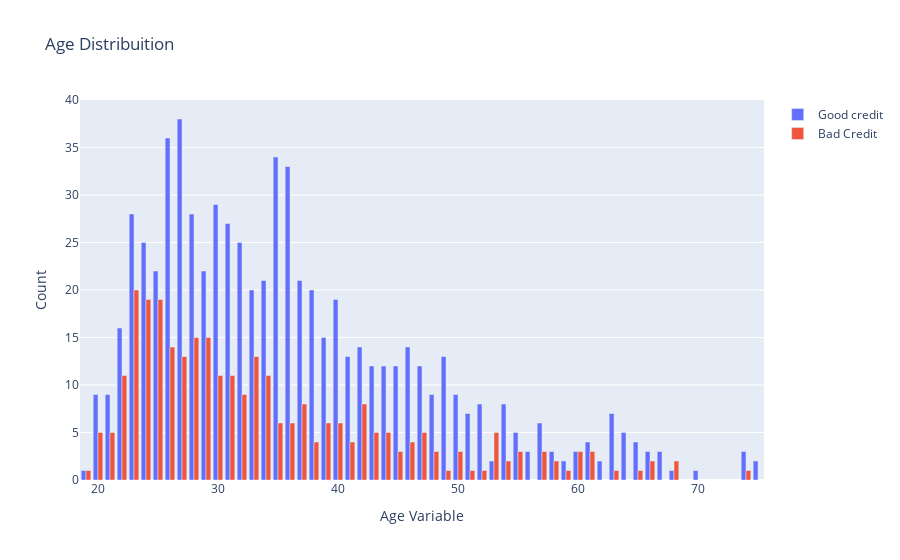

Notebook code cell kept with this figure:
### Markdown cell above
# 4.1. Relationship between Age and Risk

### Code cell
#First plot
trace0 = go.Bar(
    x = df_credit[df_credit["Risk"]== 'good']["Age"].value_counts().index.values,
    y = df_credit[df_credit["Risk"]== 'good']["Age"].value_counts().values,
    name='Good credit'
)

#Second plot
trace1 = go.Bar(
    x = df_credit[df_credit["Risk"]== 'bad']["Age"].value_counts().index.values,
    y = df_credit[df_credit["Risk"]== 'bad']["Age"].value_counts().values,
    name="Bad Credit"
)

data = [trace0, trace1]

layout = go.Layout(
    yaxis=dict(title='Count'),
    xaxis=dict(title='Age Variable'),
    title='Age Distribuition'
)


fig = go.Figure(data=data, layout=layout)

py.iplot(fig, filename='Age-Grouped')

### Figure 1 — Plotly figure (JSON) as saved in the notebook; plotly's stock layout.template omitted (floating-point values rounded to 4 significant figures)
{"data": [{"name": "Good credit", "type": "bar", "x": [27, 26, 35, 36, 30, 28, 23, 31, 32, 24, 25, 29, 34, 37, 33, 38, 40, 22, 39, 46, 42, 49, 41, 43, 44, 45, 47, 20, 48, 50, 21, 52, 54, 51, 63, 57, 55, 64, 61, 65, 60, 74, 67, 56, 58, 66, 75, 62, 53, 59, 68, 70, 19], "y": [38, 36, 34, 33, 29, 28, 28, 27, 25, 25, 22, 22, 21, 21, 20, 20, 19, 16, 15, 14, 14, 13, 13, 12, 12, 12, 12, 9, 9, 9, 9, 8, 8, 7, 7, 6, 5, 5, 4, 4, 3, 3, 3, 3, 3, 3, 2, 2, 2, 2, 1, 1, 1]}, {"name": "Bad Credit", "type": "bar", "x": [23, 25, 24, 28, 29, 26, 33, 27, 31, 30, 34, 22, 32, 42, 37, 40, 39, 35, 36, 20, 43, 47, 21, 44, 53, 41, 46, 38, 60, 57, 55, 50, 45, 48, 61, 68, 66, 54, 58, 74, 52, 65, 19, 59, 51, 63, 49], "y": [20, 19, 19, 15, 15, 14, 13, 13, 11, 11, 11, 11, 9, 8, 8, 6, 6, 6, 6, 5, 5, 5, 5, 5, 5, 4, 4, 4, 3, 3, 3, 3, 3, 3, 3, 2, 2, 2, 2, 1, 1, 1, 1, 1, 1, 1, 1]}], "layout": {"title": {"text": "Age Distribuition"}, "xaxis": {"title": {"text": "Age Variable"}}, "yaxis": {"title": {"text": "Count"}}}}
